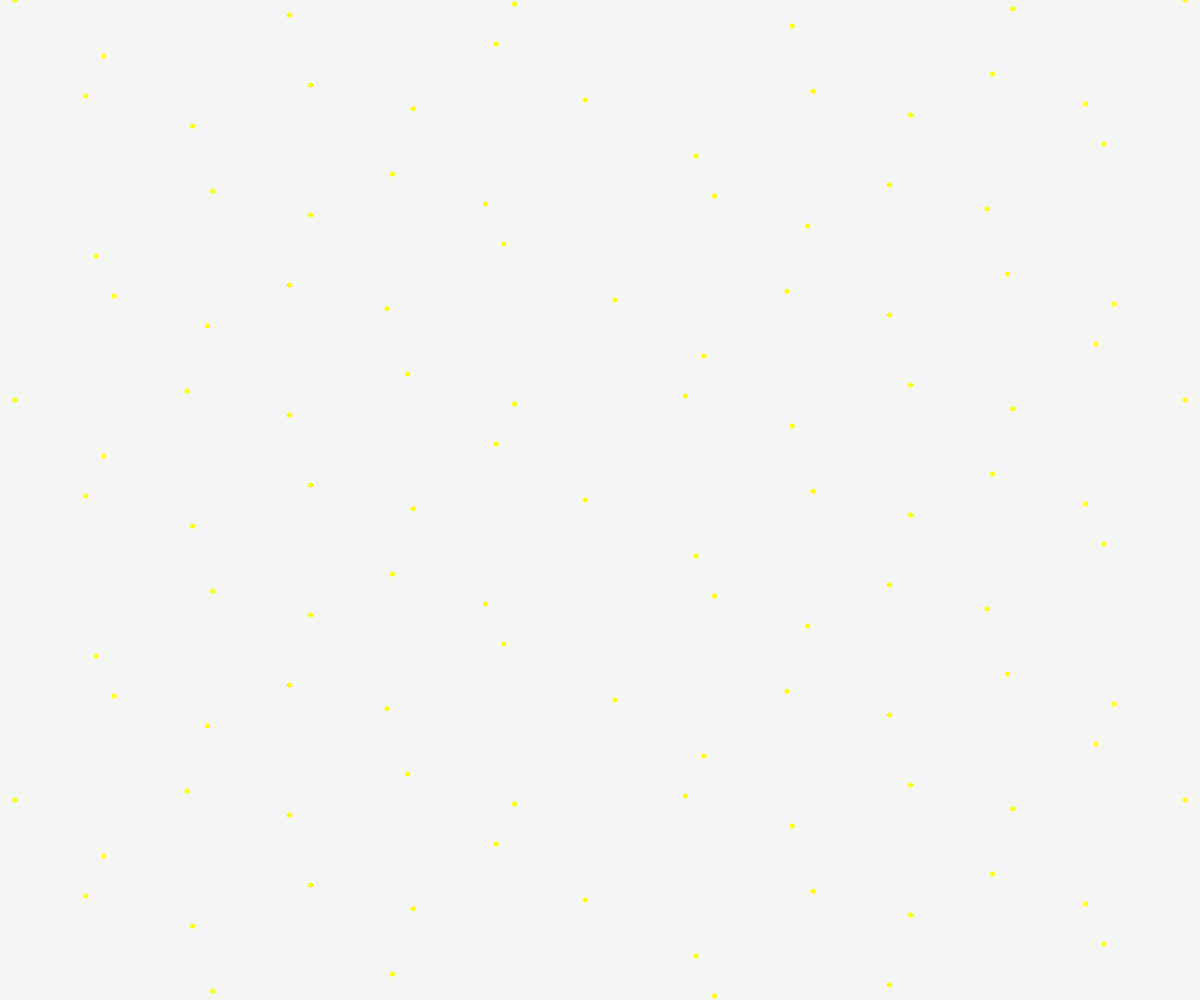
Frame 1 (no input)
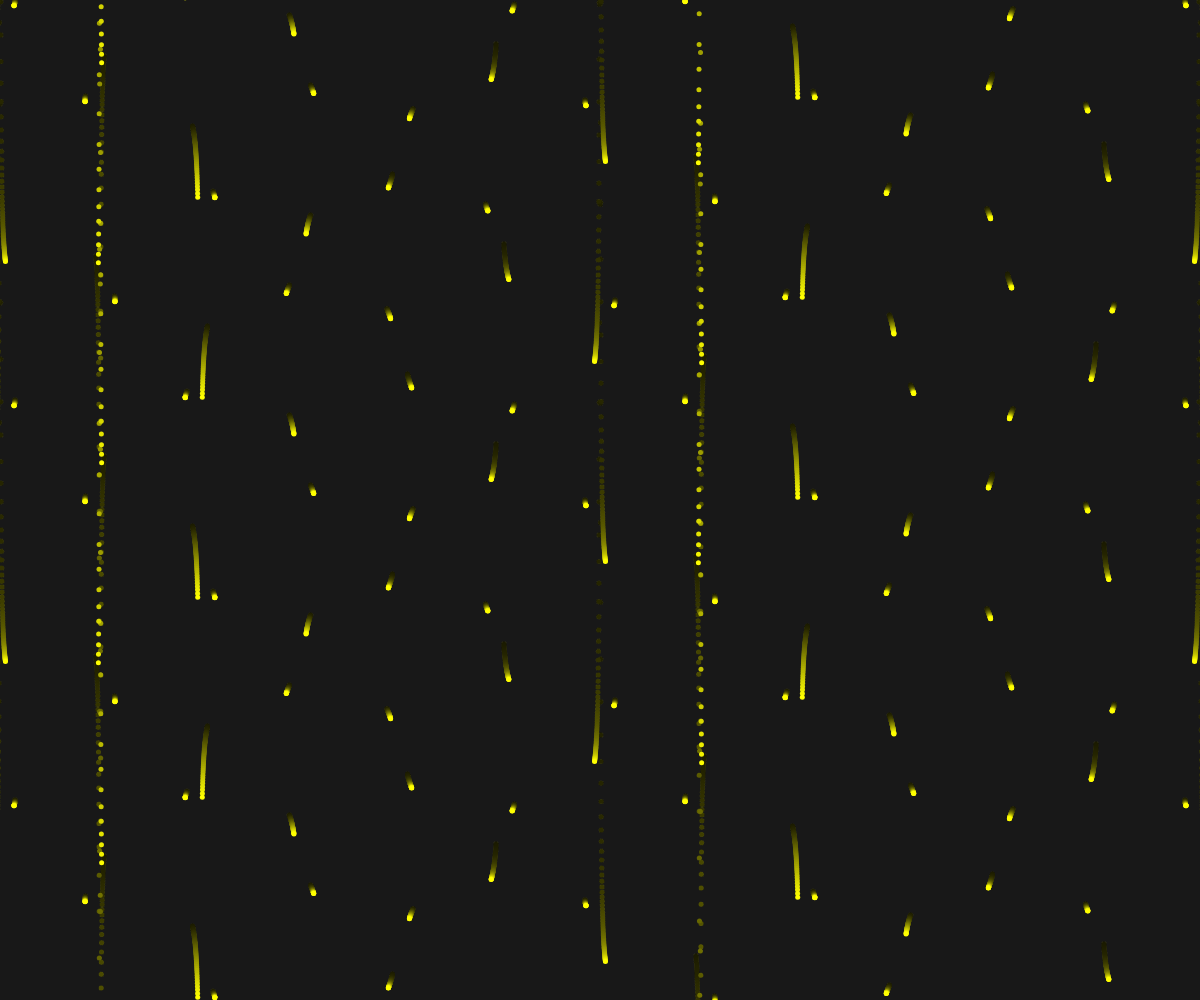
Frame 60 (no input)
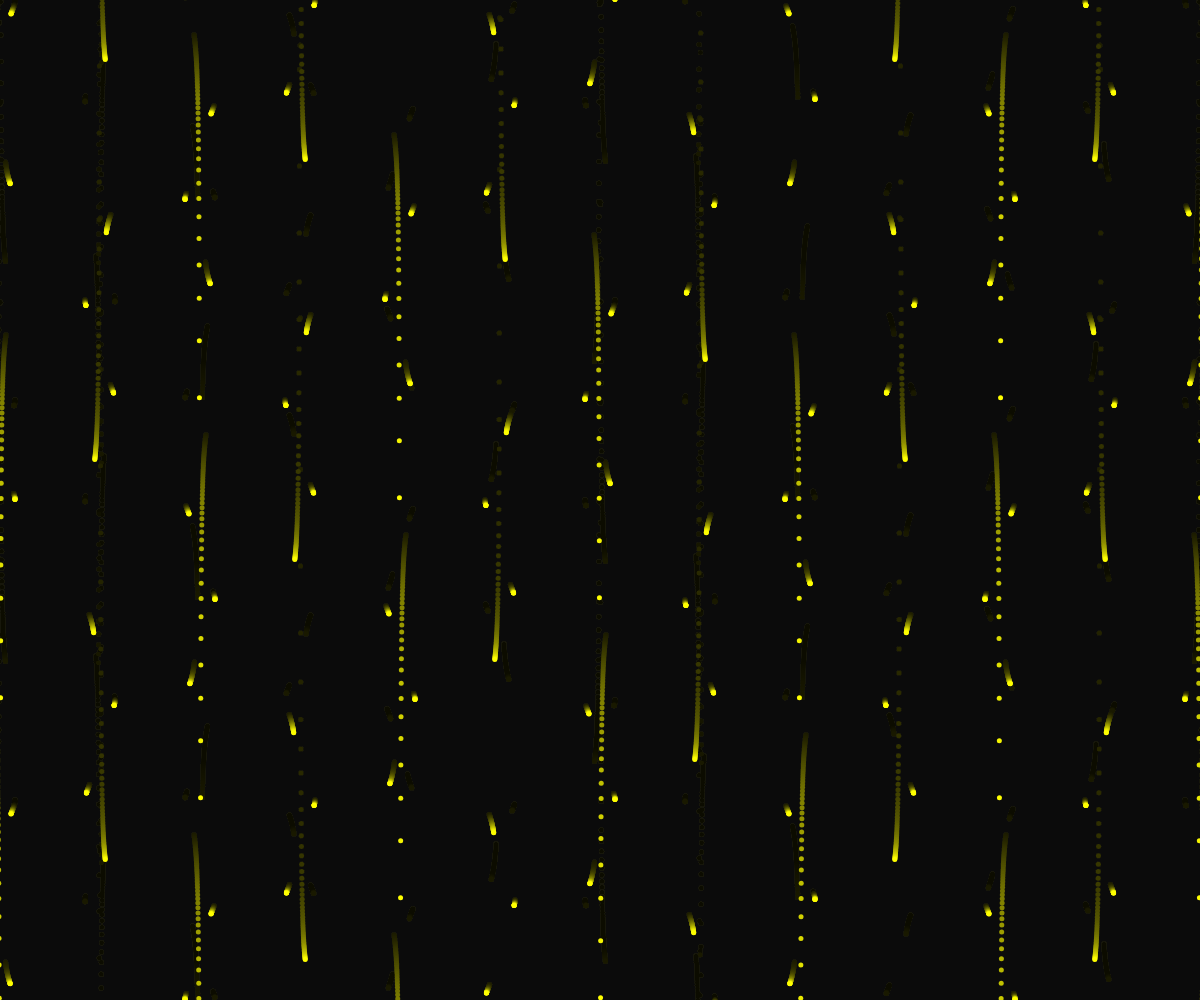
Frame 120 (the mouse pressed at the canvas centre since frame 60)

The p5.js sketch that drew these frames (run headless with seeded random() and noise() and a simulated clock; from frame 60 on, the mouse is pressed at the canvas centre):

// p5.js sketch
// ── sketch.js

let t = 0; 

function setup() {
  createCanvas(windowWidth, windowHeight);
  noStroke();
  fill("yellow");
}

function draw() {
  background(10, 10); 
  
  for (let x = 0; x <= width; x = x + 100) {
    for (let y = 0; y <= height; y = y + 100) {
      
      const xAngle = map(mouseX, 0, width, 5 * PI, 10 * PI, true);
      const yAngle = map(mouseY, 0, height, 5 * PI, 10 * PI, true);
      
      const angle = xAngle * (x / width) + yAngle * (y / height);

      const aX = x + 15 * cos(2 * PI * t + angle);
      const bY = y + 15 * tan(2 * PI * t + angle);

      ellipse(aX, bY, 5); 
    }
  }

  t = t + 0.001; 
}
